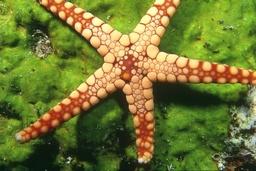
//> input picture testimage/12003.jpg, 256 x 171 px, shrunk from 481 x 321 before the run
$ ./MeanShift   (built with g++ and OpenCV 4)
//> lines starting //> are read from the running program, lines starting //| are printed output that depends on the picture; after the words box and inside, x2 and y2 are one past the last pixel; in counts of white or black regions, pixels touching at a corner belong together
#include <iostream>
#include <vector>
#include <ctime>

#include "opencv342.h"

using namespace std;

cv::Mat MeanShift_Cluster(cv::Mat);

static void floodFillPostprocess(cv::Mat& img, const cv::Scalar& colorDiff = cv::Scalar::all(1)) {
	CV_Assert(!img.empty());
	cv::RNG rng = cv::theRNG();
	cv::Mat mask(img.rows + 2, img.cols + 2, CV_8UC1, cv::Scalar::all(0));

	/////////////////////////
	// 추가한 부분
	cv::Mat _mask = mask.clone(), diff = mask.clone();
	cv::Mat cpy = img.clone();
	float val1, val2, val3;
	int nPoints, iTemp, i, j;
	////////////////////////

	for (int y = 0; y < img.rows; y++) {
		for (int x = 0; x < img.cols; x++) {
			if (mask.at<uchar>(y + 1, x + 1) == 0) {
				mask.copyTo(_mask); // 추가한 부분
				cv::Scalar newVal(rng(256), rng(256), rng(256));
				// img 대신 cpy 로 변경
				cv::floodFill(cpy, mask, cv::Point(x, y), newVal, 0, colorDiff, colorDiff);
				diff = mask - _mask; // 추가한 부분

				/////////////////////////////
				// 추가한 부분
				nPoints = 0;
				val1 = val2 = val3 = 0.0;
				for (i = 0; i < img.rows; i++) {
					for (j = 0; j < img.cols; j++) {
						if (diff.at<uchar>(i + 1, j + 1)) {
							val1 += img.at<cv::Vec3b>(i, j)[0];
							val2 += img.at<cv::Vec3b>(i, j)[1];
							val3 += img.at<cv::Vec3b>(i, j)[2];
							nPoints++;
						}
					}
				}
				for (i = 0; i < img.rows; i++) {
					for (j = 0; j < img.cols; j++) {
						if (diff.at<uchar>(i + 1, j + 1)) {
							iTemp = cvRound(val1 / (float)nPoints);
							iTemp = iTemp > 255 ? 255 : iTemp < 0 ? 0 : iTemp;
							img.at<cv::Vec3b>(i, j)[0] = (uchar)iTemp;

							iTemp = cvRound(val2 / (float)nPoints);
							iTemp = iTemp > 255 ? 255 : iTemp < 0 ? 0 : iTemp;
							img.at<cv::Vec3b>(i, j)[1] = (uchar)iTemp;

							iTemp = cvRound(val3 / (float)nPoints);
							iTemp = iTemp > 255 ? 255 : iTemp < 0 ? 0 : iTemp;
							img.at<cv::Vec3b>(i, j)[2] = (uchar)iTemp;
						}
					}
				}
			}
		}
	}
}

int main() {
	string CLUSTER[5] = { "12003.jpg", "25098.jpg", "97017.jpg", "151087.jpg", "181018.jpg" };
	string path = "testImage/";

	// Mean Shift Clustering
	cout << "Start MeanShift Clustering." << endl;
	for (int i = 0; i < 5; i++) {
		cv::Mat img = cv::imread(path + CLUSTER[i]);
//> img is the input picture: 171 rows x 256 cols, CV_8UC3; mean B, G, R 50.3, 118.7, 113.8
		cv::Mat result;
		result = MeanShift_Cluster(img);
//> after the loop in floodFillPostprocess, `for (int y = 0; y < img.rows; y++)`:
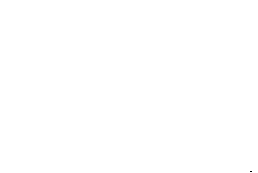
//> _mask: 173 rows x 258 cols, CV_8UC1; values 0 (black) and 1 (white), 100% white; black in thin lines or dots, all inside (x1, y1, x2, y2) = (250, 171, 252, 172)
//> after the loop in floodFillPostprocess, `for (int y = 0; y < img.rows; y++)`:
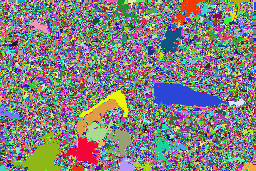
//> cpy: 171 rows x 256 cols, CV_8UC3; mean B, G, R 125.5, 128.9, 129.6
//> after the loop in floodFillPostprocess, `for (int y = 0; y < img.rows; y++)`: mask: 173 rows x 258 cols, CV_8UC1; every value is 1
//> after the loop in floodFillPostprocess, `for (int y = 0; y < img.rows; y++)`: nPoints = 2; val1 = 32; val2 = 54; val3 = 36; iTemp = 18
		cv::imwrite(path + "Result_MeanShift/" + CLUSTER[i], result);
	}
//> pass 2 of the loop `for (int i = 0; i < 5; i++)`:
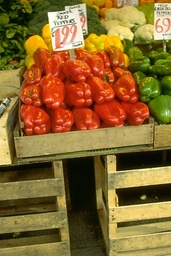
//> input picture testimage/25098.jpg, 171 x 256 px, shrunk from 321 x 481 before the run
//> img is the input picture: 256 rows x 171 cols, CV_8UC3; mean B, G, R 47.7, 103.2, 136.5
//> result: 256 rows x 171 cols, CV_8UC3
//> after the loop in floodFillPostprocess (call 2), `for (int y = 0; y < img.rows; y++)`:
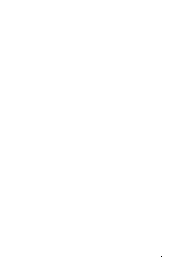
//> _mask: 258 rows x 173 cols, CV_8UC1; values 0 (black) and 1 (white), 100% white; black in thin lines or dots, all inside (x1, y1, x2, y2) = (161, 256, 162, 257)
//> after the loop in floodFillPostprocess (call 2), `for (int y = 0; y < img.rows; y++)`:
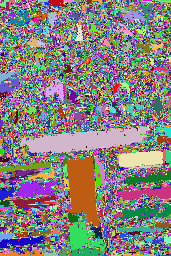
//> cpy: 256 rows x 171 cols, CV_8UC3; mean B, G, R 127.1, 129, 132.6
//> after the loop in floodFillPostprocess (call 2), `for (int y = 0; y < img.rows; y++)`: nPoints = 1; val1 = 91; val2 = 157; val3 = 168
//> pass 3 of the loop `for (int i = 0; i < 5; i++)`:
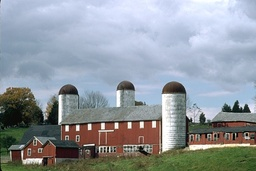
//> input picture testimage/97017.jpg, 256 x 171 px, shrunk from 481 x 321 before the run
//> img is the input picture: 171 rows x 256 cols, CV_8UC3; mean B, G, R 159, 152.4, 144.9
//> result: 171 rows x 256 cols, CV_8UC3
//> after the loop in floodFillPostprocess (call 3), `for (int y = 0; y < img.rows; y++)`:
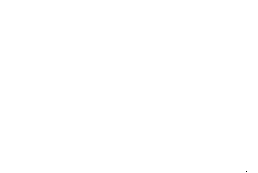
//> _mask: 173 rows x 258 cols, CV_8UC1; values 0 (black) and 1 (white), 100% white; black in thin lines or dots, all inside (x1, y1, x2, y2) = (246, 171, 247, 172)
//> after the loop in floodFillPostprocess (call 3), `for (int y = 0; y < img.rows; y++)`:
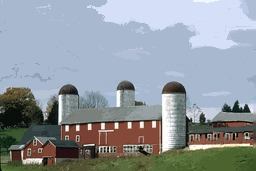
//> img: 171 rows x 256 cols, CV_8UC3; mean B, G, R 159.1, 152.5, 144.7
//> after the loop in floodFillPostprocess (call 3), `for (int y = 0; y < img.rows; y++)`: nPoints = 1; val1 = 42; val2 = 88; val3 = 66
//> the loop made 5 passes; the first 3 are shown
	cout << "End MeanShift Clustering." << endl;
}

cv::Mat MeanShift_Cluster(cv::Mat src) {
	cv::Mat result;

	double sp, sr;

	sp = 10; // the spatial window radius
	sr = 10; // the color window radius
	cv::pyrMeanShiftFiltering(src, result, sp, sr);
	floodFillPostprocess(result, cv::Scalar::all(2));

	return result;
}
